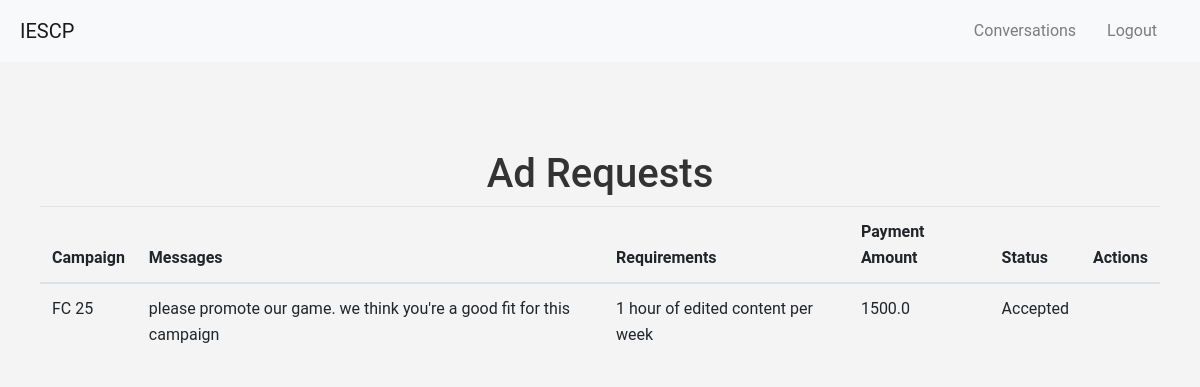
Page /influencer/influencer_ad_requests (signed in) on the committed database.
### app/models.py (models this page shows)
class AdRequest(db.Model):
    id = db.Column(db.Integer, primary_key=True)
    sponsor_id = db.Column(db.Integer, db.ForeignKey('sponsor.id'), nullable=False)
    campaign_id = db.Column(db.Integer, db.ForeignKey('campaign.id'), nullable=False)
    influencer_id = db.Column(db.Integer, db.ForeignKey('influencer.id'), nullable=False)
    messages = db.Column(db.Text)
    requirements = db.Column(db.Text)
    payment_amount = db.Column(db.Float)
    status = db.Column(db.String(50))
    is_on_hold = db.Column(db.Boolean, default=False)

class Campaign(db.Model):
    id = db.Column(db.Integer, primary_key=True)
    sponsor_id = db.Column(db.Integer, db.ForeignKey('sponsor.id'), nullable=False)
    name = db.Column(db.String(150))
    description = db.Column(db.Text)
    start_date = db.Column(db.Date)
    end_date = db.Column(db.Date)
    budget = db.Column(db.Float)
    visibility = db.Column(db.String(50))
    goals = db.Column(db.Text)
    ad_requests = db.relationship('AdRequest', backref = 'campaign')
    is_on_hold = db.Column(db.Boolean, default=False)

### app/views.py (the view)
@main.route('/influencer/influencer_ad_requests')
@login_required
def influencer_ad_requests():
    if current_user.role != 'influencer':
        return "Access Denied", 403
    influencer = Influencer.query.filter_by(user_id=current_user.id).first_or_404()
    ad_requests = AdRequest.query.filter_by(influencer_id=influencer.id).all()
    print(f"Fetched ad requests: {ad_requests}")  # Debug print
    return render_template('influencer_ad_requests.html', ad_requests=ad_requests)

### app/__init__.py (called while the page is built)
@login_manager.user_loader
def load_user(user_id):
    from .models import User
    return User.query.get(int(user_id))

### app/templates/influencer_ad_requests.html (shortened to what this page needs)
{% extends "base.html" %} {% block title %}Ad Requests{% endblock %} {% block
content %}
<div class="container mt-5">
    <h1 class="text-center">Ad Requests</h1>
    <table class="table">
        <thead>
            <tr>
                <th>Campaign</th>
                <th>Messages</th>
                <th>Requirements</th>
                <th>Payment Amount</th>
                <th>Status</th>
                <th>Actions</th>
            </tr>
        </thead>
        <tbody>
            {% for ad_request in ad_requests %}
            <tr>
                <td>{{ ad_request.campaign.name }}</td>
                <td>{{ ad_request.messages }}</td>
                <td>{{ ad_request.requirements }}</td>
                <td>{{ ad_request.payment_amount }}</td>
                <td>{{ ad_request.status }}</td>
                <td>
                </td>
            </tr>
            {% endfor %}
        </tbody>
    </table>
</div>
{% endblock %}

### app/static/styles.css (style rules this page uses)
* { margin: 0; padding: 0; box-sizing: border-box; }
body { font-family: "Roboto", sans-serif; background-color: #f4f4f4; color: #333; line-height: 1.6; }
.container { max-width: 1200px; margin: auto; padding: 20px; }

### rows in the picture
AdRequest: campaign.name "FC 25", messages "please promote our game. we think you're a good fit for this campaign", requirements "1 hour of edited content per week", payment_amount "1500.0", status "Accepted"
